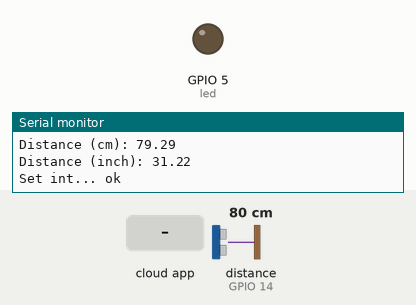
Bench run of a sketch on a simulated ESP8266 (NodeMCU). Shown: output pins drawn as LEDs (lit = HIGH), the last lines printed to the serial monitor. Wiring (inferred from the names in the program): ultrasonic range finder: trigger GPIO 12; echo GPIO 14. Inputs (shaded band) come from the test bench; at power-on: distance to the obstacle (sensor on GPIO 14) 80 cm. The echo pulse lasts 58.3 µs per cm; WiFi joins after 1.5 s; servers stay silent unless stated; the Firebase database answers and starts empty; pins used as bus, display or sensor lines are not drawn.

Above: at 2.7 s.
2.8 s: the phone or cloud app sets turnlight to 1
At 5.6 s:
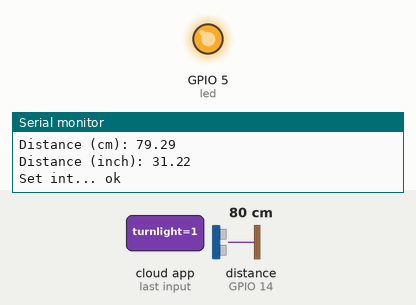
6.6 s: the phone or cloud app sets turnlight to 0
At 9.5 s:
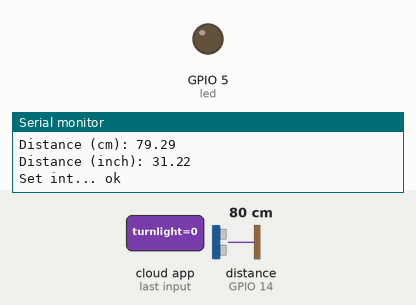
Timing chart, 0 to 11.0 s (numbered marks = the images above; inputs shaded):
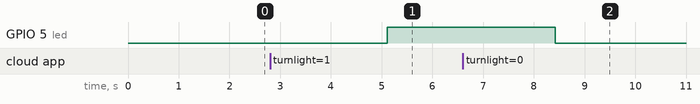

The sketch:

nodemcu.ino
```cpp
#include <ESP8266WiFi.h>
#include <FirebaseESP8266.h>


// Provide the token generation process info.
#include <addons/TokenHelper.h>

// Provide the RTDB payload printing info and other helper functions.
#include <addons/RTDBHelper.h>

/* 1. Define the WiFi credentials */
#define WIFI_SSID "TP-Link_2532"
#define WIFI_PASSWORD "jonmoxley"

// For the following credentials, see examples/Authentications/SignInAsUser/EmailPassword/EmailPassword.ino

/* 2. Define the API Key */
#define API_KEY "AIzaSyD8-MJACl5khkuVIs2E0um-WYRTWU0LXD0"

/* 3. Define the RTDB URL */
#define DATABASE_URL "iotproject-8d8b6-default-rtdb.firebaseio.com/" //<databaseName>.firebaseio.com or <databaseName>.<region>.firebasedatabase.app

/* 4. Define the user Email and password that alreadey registerd or added in your project */
#define USER_EMAIL "satvikcricket43@gmail.com"
#define USER_PASSWORD "omrakesh1"
int led = 5;
// Define Firebase Data object
FirebaseData fbdo;

FirebaseAuth auth;
FirebaseConfig config;

unsigned long sendDataPrevMillis = 0;

unsigned long count = 0;

const int trigPin = 12;
const int echoPin = 14;

//define sound velocity in cm/uS
#define SOUND_VELOCITY 0.034
#define CM_TO_INCH 0.393701

long duration;
float distanceCm;
float distanceInch;

void setup() {
  Serial.begin(115200); // Starts the serial communication
//  Serial.begin(115200);
//  dht.begin();                                                  //reads dht sensor data

  WiFi.begin(WIFI_SSID, WIFI_PASSWORD);
  Serial.print("Connecting to ");
  Serial.print(WIFI_SSID);
  while (WiFi.status() != WL_CONNECTED) {
    Serial.print(".");
    delay(500);
  }

  Serial.println();
  Serial.print("Connected");
  Serial.print("IP Address: ");
  Serial.println(WiFi.localIP());                               //prints local IP address
  Serial.printf("Firebase Client v%s\n\n", FIREBASE_CLIENT_VERSION);

  /* Assign the api key (required) */
  config.api_key = API_KEY;

  /* Assign the user sign in credentials */
//  auth.user.email = USER_EMAIL;
//  auth.user.password = USER_PASSWORD;

  /* Assign the RTDB URL (required) */
  config.database_url = DATABASE_URL;

  if (Firebase.signUp(&config,&auth, "", "")){
    Serial.println("ok");
    }
    else{
      Serial.println("nok");
    }

  /* Assign the callback function for the long running token generation task */
  config.token_status_callback = tokenStatusCallback; // see addons/TokenHelper.h


  Firebase.begin(&config, &auth);

  // Comment or pass false value when WiFi reconnection will control by your code or third party library
  Firebase.reconnectWiFi(true);

  Firebase.setDoubleDigits(5);
  pinMode(led, OUTPUT);// connect to the firebase
  pinMode(trigPin, OUTPUT); // Sets the trigPin as an Output
  pinMode(echoPin, INPUT); // Sets the echoPin as an Input
}

void loop() {
  // Clears the trigPin
  digitalWrite(trigPin, LOW);
  delayMicroseconds(2);
  // Sets the trigPin on HIGH state for 10 micro seconds
  digitalWrite(trigPin, HIGH);
  delayMicroseconds(10);
  digitalWrite(trigPin, LOW);

  // Reads the echoPin, returns the sound wave travel time in microseconds
  duration = pulseIn(echoPin, HIGH);

  // Calculate the distance
  distanceCm = duration * SOUND_VELOCITY/2;

  // Convert to inches
  distanceInch = distanceCm * CM_TO_INCH;

  // Prints the distance on the Serial Monitor
  Serial.print("Distance (cm): ");
  Serial.println(distanceCm);
  Serial.print("Distance (inch): ");
  Serial.println(distanceInch);

    if (Firebase.ready())
    {

      Serial.printf("Set int... %s\n", Firebase.pushInt(fbdo, F("/values"), distanceCm) ? "ok" : fbdo.errorReason().c_str());
      int iVal = 0;
      if (Firebase.getInt(fbdo, F("/trfa/turnlight"), &iVal)){
         String r=String(iVal).c_str();
         if (r[0]=='0'){
//          Serial.println("rafnaf");
          digitalWrite(led, LOW);
         }
         else{
          digitalWrite(led, HIGH);
         }
      }
       else{
        Serial.println("3331");
       }

    }
  else{
    Serial.println("Error");
  }


  delay(3000);
}
```

Measured:
- after the input at 2.8 s, GPIO 5 (led): LOW → HIGH after 2.3 s
- after the input at 6.6 s, GPIO 5 (led): HIGH → LOW after 1.8 s
